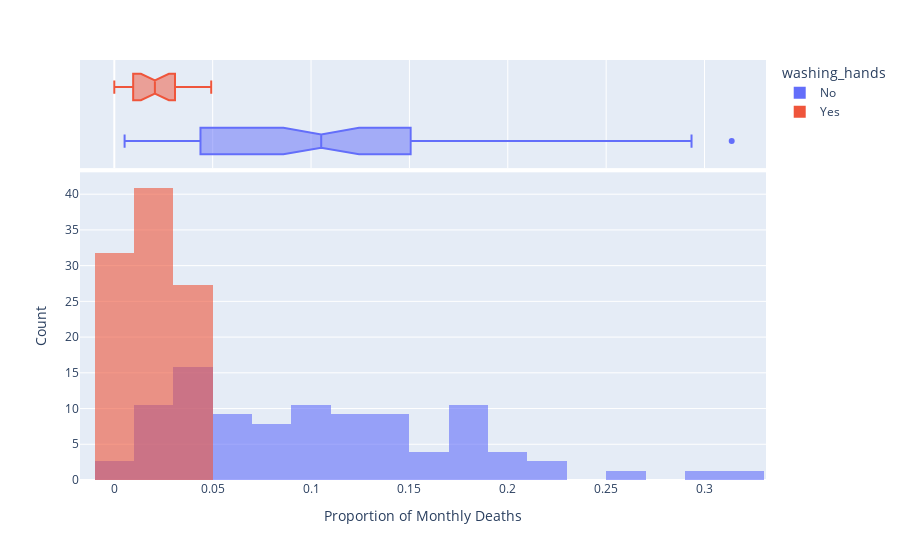

The notebook cell this image was saved under:
### Markdown cell above
### Use Histograms to Visualise the Monthly Distribution of Outcomes

**Challenge**: Create a [plotly histogram](https://plotly.com/python/histograms/) to show the monthly percentage of deaths. 

* Use docs to check out the available parameters. Use the [`color` parameter](https://plotly.github.io/plotly.py-docs/generated/plotly.express.histogram.html) to display two overlapping histograms.
* The time period of handwashing is shorter than not handwashing. Change `histnorm` to `percent` to make the time periods comparable. 
* Make the histograms slighlty transparent
* Experiment with the number of bins on the histogram. Which number work well in communicating the range of outcomes?
* Just for fun, display your box plot on the top of the histogram using the `marginal` parameter.

### Code cell
hist = px.histogram(
    df_monthly,
    x="pct_deaths",
    color="washing_hands",
    nbins=30,
    opacity=0.6,
    barmode="overlay",
    histnorm="percent",
    marginal="box"
)

hist.update_layout(
    xaxis_title="Proportion of Monthly Deaths",
    yaxis_title="Count"
)

hist.show()

### Figure 1 — Plotly figure (JSON) as saved in the notebook; plotly's stock layout.template omitted (floating-point values rounded to 4 significant figures)
{"data": [{"alignmentgroup": "True", "bingroup": "x", "histnorm": "percent", "hovertemplate": "washing_hands=No<br>pct_deaths=%{x}<br>percent=%{y}<extra></extra>", "legendgroup": "No", "marker": {"color": "#636efa", "opacity": 0.6, "pattern": {"shape": ""}}, "name": "No", "nbinsx": 30, "offsetgroup": "No", "orientation": "v", "showlegend": true, "type": "histogram", "x": [0.1457, 0.07531, 0.04332, 0.01569, 0.007843, 0.05, 0.08421, 0.01351, 0.01878, 0.1102, 0.2255, 0.2085, 0.1222, 0.1023, 0.1074, 0.03226, 0.06593, 0.2078, 0.2546, 0.1839, 0.2934, 0.2297, 0.3138, 0.1912, 0.1597, 0.1241, 0.1193, 0.06098, 0.04082, 0.005236, 0.01554, 0.02262, 0.176, 0.07143, 0.08051, 0.1516, 0.1128, 0.1703, 0.1731, 0.05833, 0.02679, 0.04369, 0.0632, 0.01224, 0.03226, 0.1102, 0.1055, 0.07591, 0.04745, 0.04452, 0.04231, 0.04392, 0.07143, 0.06122, 0.03586, 0.1055, 0.1484, 0.1094, 0.1049, 0.1339, 0.1809, 0.1543, 0.1897, 0.1344, 0.1015, 0.131, 0.1806, 0.1439, 0.1496, 0.1077, 0.05369, 0.03215, 0.01923, 0.03607, 0.1827, 0.1224], "xaxis": "x", "yaxis": "y"}, {"alignmentgroup": "True", "hovertemplate": "washing_hands=No<br>pct_deaths=%{x}<extra></extra>", "legendgroup": "No", "marker": {"color": "#636efa"}, "name": "No", "notched": true, "offsetgroup": "No", "showlegend": false, "type": "box", "x": [0.1457, 0.07531, 0.04332, 0.01569, 0.007843, 0.05, 0.08421, 0.01351, 0.01878, 0.1102, 0.2255, 0.2085, 0.1222, 0.1023, 0.1074, 0.03226, 0.06593, 0.2078, 0.2546, 0.1839, 0.2934, 0.2297, 0.3138, 0.1912, 0.1597, 0.1241, 0.1193, 0.06098, 0.04082, 0.005236, 0.01554, 0.02262, 0.176, 0.07143, 0.08051, 0.1516, 0.1128, 0.1703, 0.1731, 0.05833, 0.02679, 0.04369, 0.0632, 0.01224, 0.03226, 0.1102, 0.1055, 0.07591, 0.04745, 0.04452, 0.04231, 0.04392, 0.07143, 0.06122, 0.03586, 0.1055, 0.1484, 0.1094, 0.1049, 0.1339, 0.1809, 0.1543, 0.1897, 0.1344, 0.1015, 0.131, 0.1806, 0.1439, 0.1496, 0.1077, 0.05369, 0.03215, 0.01923, 0.03607, 0.1827, 0.1224], "xaxis": "x2", "yaxis": "y2"}, {"alignmentgroup": "True", "bingroup": "x", "histnorm": "percent", "hovertemplate": "washing_hands=Yes<br>pct_deaths=%{x}<br>percent=%{y}<extra></extra>", "legendgroup": "Yes", "marker": {"color": "#EF553B", "opacity": 0.6, "pattern": {"shape": ""}}, "name": "Yes", "nbinsx": 30, "offsetgroup": "Yes", "orientation": "v", "showlegend": true, "type": "histogram", "x": [0.02239, 0.012, 0.01894, 0.0458, 0.03957, 0.04472, 0.0293, 0.03534, 0.006873, 0, 0.006557, 0.009585, 0.01136, 0.003717, 0, 0.009615, 0.02341, 0.02903, 0.0134, 0.02233, 0.03085, 0.04926], "xaxis": "x", "yaxis": "y"}, {"alignmentgroup": "True", "hovertemplate": "washing_hands=Yes<br>pct_deaths=%{x}<extra></extra>", "legendgroup": "Yes", "marker": {"color": "#EF553B"}, "name": "Yes", "notched": true, "offsetgroup": "Yes", "showlegend": false, "type": "box", "x": [0.02239, 0.012, 0.01894, 0.0458, 0.03957, 0.04472, 0.0293, 0.03534, 0.006873, 0, 0.006557, 0.009585, 0.01136, 0.003717, 0, 0.009615, 0.02341, 0.02903, 0.0134, 0.02233, 0.03085, 0.04926], "xaxis": "x2", "yaxis": "y2"}], "layout": {"barmode": "overlay", "legend": {"title": {"text": "washing_hands"}, "tracegroupgap": 0}, "margin": {"t": 60}, "xaxis": {"anchor": "y", "domain": [0, 1], "title": {"text": "Proportion of Monthly Deaths"}}, "xaxis2": {"anchor": "y2", "domain": [0, 1], "matches": "x", "showgrid": true, "showticklabels": false}, "yaxis": {"anchor": "x", "domain": [0, 0.7326], "title": {"text": "Count"}}, "yaxis2": {"anchor": "x2", "domain": [0.7426, 1], "matches": "y2", "showgrid": false, "showline": false, "showticklabels": false, "ticks": ""}}}
